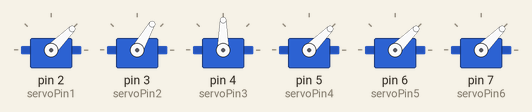
This sketch was run on a simulated Arduino Uno, built with avr-gcc and run on an emulated ATmega328P. On the bench: 6 × servo.

Above: at 0.05 s.
At 2.0 s:
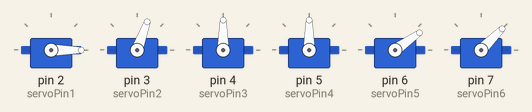
Timing chart, 0 to 4.6 s (numbered marks = the images above):
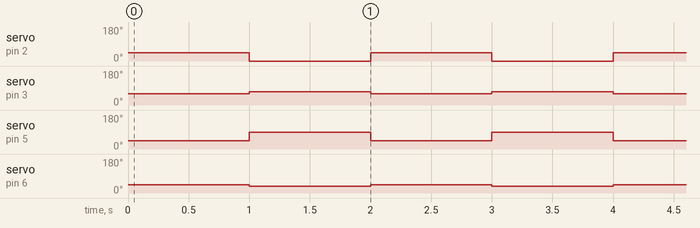

Measured:
- by itself, servo on pin 2 (servoPin1): alternates 45° for 1.0 s and 0° for 1.0 s
- by itself, servo on pin 3 (servoPin2): alternates 70° for 1.0 s and 60° for 1.0 s
- by itself, servo on pin 5 (servoPin4): alternates 90° for 1.0 s and 45° for 1.0 s
- by itself, servo on pin 6 (servoPin5): alternates 45° for 1.0 s and 35° for 1.0 s

The sketch:

legBwalk.ino
```cpp
// Include the Servo library
#include <Servo.h>
// Declare the Servo pin
int servoPin1 = 2;
int servoPin2 = 3;
int servoPin3 = 4;
int servoPin4 = 5;
int servoPin5 = 6;
int servoPin6 = 7;
// Create a servo object
Servo Servo1;
Servo Servo2;
Servo Servo3;
Servo Servo4;
Servo Servo5;
Servo Servo6;
void setup() {
   // We need to attach the servo to the used pin number
   Servo1.attach(servoPin1);
   Servo2.attach(servoPin2);
   Servo3.attach(servoPin3);
   Servo4.attach(servoPin4);
   Servo5.attach(servoPin5);
   Servo6.attach(servoPin6);
}
void loop(){
   // Make servo go to 0 degrees
   Servo1.write(45);
   Servo2.write(60);
   Servo3.write(90);
   Servo4.write(45);
   Servo5.write(45);
   Servo6.write(45);
   delay(1000);
   Servo1.write(0);
   Servo2.write(70);
   Servo4.write(90);
   Servo5.write(35);
   //Servo3.write(120);
   // Make servo go to 90 degrees
   //Servo1.write(0);
   //delay(1000);
   // Make servo go to 180 degrees
  // Servo1.write(180);
   delay(1000);
}
```
